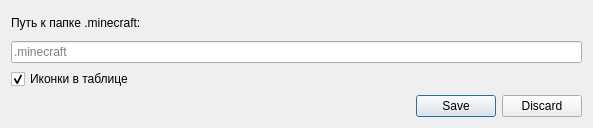
<?xml version="1.0" encoding="UTF-8"?>
<ui version="4.0">
 <class>Dialog</class>
 <widget class="QDialog" name="Dialog">
  <property name="windowModality">
   <enum>Qt::ApplicationModal</enum>
  </property>
  <property name="geometry">
   <rect>
    <x>0</x>
    <y>0</y>
    <width>593</width>
    <height>128</height>
   </rect>
  </property>
  <property name="windowTitle">
   <string>Настройки</string>
  </property>
  <property name="modal">
   <bool>true</bool>
  </property>
  <layout class="QGridLayout" name="gridLayout">
   <item row="0" column="0">
    <layout class="QVBoxLayout" name="verticalLayout_2">
     <item>
      <layout class="QHBoxLayout" name="horizontalLayout">
       <item>
        <layout class="QVBoxLayout" name="verticalLayout">
         <item>
          <widget class="QLabel" name="label">
           <property name="text">
            <string>Путь к папке .minecraft:</string>
           </property>
          </widget>
         </item>
         <item>
          <widget class="QLineEdit" name="minecraftPath">
           <property name="readOnly">
            <bool>true</bool>
           </property>
           <property name="placeholderText">
            <string>.minecraft</string>
           </property>
          </widget>
         </item>
        </layout>
       </item>
      </layout>
     </item>
     <item>
      <widget class="QCheckBox" name="iconsInTable">
       <property name="text">
        <string>Иконки в таблице</string>
       </property>
       <property name="checked">
        <bool>true</bool>
       </property>
      </widget>
     </item>
     <item>
      <widget class="QDialogButtonBox" name="buttonBox">
       <property name="enabled">
        <bool>true</bool>
       </property>
       <property name="orientation">
        <enum>Qt::Horizontal</enum>
       </property>
       <property name="standardButtons">
        <set>QDialogButtonBox::Discard|QDialogButtonBox::Save</set>
       </property>
       <property name="centerButtons">
        <bool>false</bool>
       </property>
      </widget>
     </item>
    </layout>
   </item>
  </layout>
 </widget>
 <resources/>
 <connections>
  <connection>
   <sender>buttonBox</sender>
   <signal>accepted()</signal>
   <receiver>Dialog</receiver>
   <slot>accept()</slot>
   <hints>
    <hint type="sourcelabel">
     <x>248</x>
     <y>254</y>
    </hint>
    <hint type="destinationlabel">
     <x>157</x>
     <y>274</y>
    </hint>
   </hints>
  </connection>
  <connection>
   <sender>buttonBox</sender>
   <signal>rejected()</signal>
   <receiver>Dialog</receiver>
   <slot>reject()</slot>
   <hints>
    <hint type="sourcelabel">
     <x>316</x>
     <y>260</y>
    </hint>
    <hint type="destinationlabel">
     <x>286</x>
     <y>274</y>
    </hint>
   </hints>
  </connection>
 </connections>
</ui>
